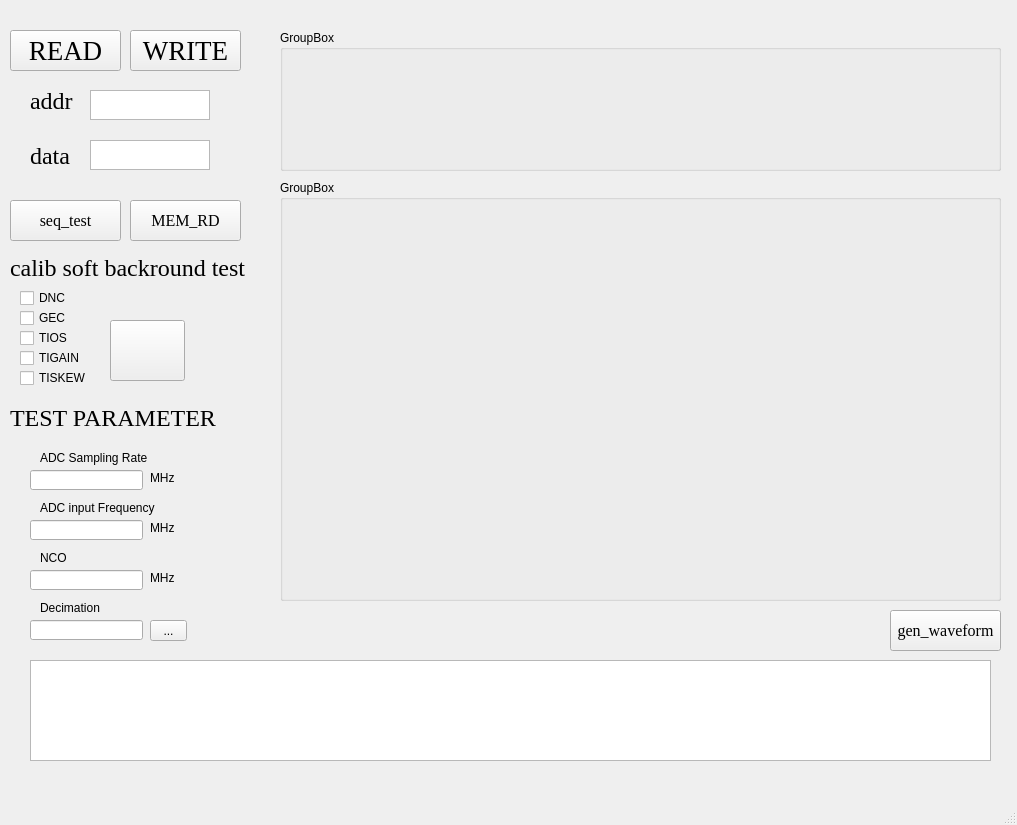
<?xml version="1.0" encoding="UTF-8"?>
<ui version="4.0">
 <class>MainWindow</class>
 <widget class="QMainWindow" name="MainWindow">
  <property name="geometry">
   <rect>
    <x>0</x>
    <y>0</y>
    <width>1017</width>
    <height>825</height>
   </rect>
  </property>
  <property name="windowTitle">
   <string>TEST_UI</string>
  </property>
  <widget class="QWidget" name="centralwidget">
   <widget class="QPushButton" name="pushButton">
    <property name="geometry">
     <rect>
      <x>110</x>
      <y>320</y>
      <width>75</width>
      <height>61</height>
     </rect>
    </property>
    <property name="text">
     <string/>
    </property>
   </widget>
   <widget class="QLineEdit" name="lineEdit">
    <property name="geometry">
     <rect>
      <x>30</x>
      <y>470</y>
      <width>113</width>
      <height>20</height>
     </rect>
    </property>
   </widget>
   <widget class="QToolButton" name="toolButton">
    <property name="geometry">
     <rect>
      <x>150</x>
      <y>620</y>
      <width>37</width>
      <height>21</height>
     </rect>
    </property>
    <property name="text">
     <string>...</string>
    </property>
   </widget>
   <widget class="QCheckBox" name="checkBox">
    <property name="geometry">
     <rect>
      <x>20</x>
      <y>290</y>
      <width>71</width>
      <height>16</height>
     </rect>
    </property>
    <property name="text">
     <string>DNC</string>
    </property>
   </widget>
   <widget class="QCheckBox" name="checkBox_2">
    <property name="geometry">
     <rect>
      <x>20</x>
      <y>310</y>
      <width>71</width>
      <height>16</height>
     </rect>
    </property>
    <property name="text">
     <string>GEC</string>
    </property>
   </widget>
   <widget class="QCheckBox" name="checkBox_3">
    <property name="geometry">
     <rect>
      <x>20</x>
      <y>330</y>
      <width>71</width>
      <height>16</height>
     </rect>
    </property>
    <property name="text">
     <string>TIOS</string>
    </property>
   </widget>
   <widget class="QCheckBox" name="checkBox_4">
    <property name="geometry">
     <rect>
      <x>20</x>
      <y>350</y>
      <width>71</width>
      <height>16</height>
     </rect>
    </property>
    <property name="text">
     <string>TIGAIN</string>
    </property>
   </widget>
   <widget class="QCheckBox" name="checkBox_5">
    <property name="geometry">
     <rect>
      <x>20</x>
      <y>370</y>
      <width>71</width>
      <height>16</height>
     </rect>
    </property>
    <property name="text">
     <string>TISKEW</string>
    </property>
   </widget>
   <widget class="QPushButton" name="pushButton_2">
    <property name="geometry">
     <rect>
      <x>10</x>
      <y>30</y>
      <width>111</width>
      <height>41</height>
     </rect>
    </property>
    <property name="font">
     <font>
      <family>Times New Roman</family>
      <pointsize>20</pointsize>
     </font>
    </property>
    <property name="text">
     <string>READ</string>
    </property>
   </widget>
   <widget class="QPushButton" name="pushButton_3">
    <property name="geometry">
     <rect>
      <x>130</x>
      <y>30</y>
      <width>111</width>
      <height>41</height>
     </rect>
    </property>
    <property name="font">
     <font>
      <family>Times New Roman</family>
      <pointsize>20</pointsize>
     </font>
    </property>
    <property name="text">
     <string>WRITE</string>
    </property>
   </widget>
   <widget class="QLabel" name="label_2">
    <property name="geometry">
     <rect>
      <x>30</x>
      <y>90</y>
      <width>51</width>
      <height>21</height>
     </rect>
    </property>
    <property name="font">
     <font>
      <family>Times New Roman</family>
      <pointsize>18</pointsize>
     </font>
    </property>
    <property name="text">
     <string>addr</string>
    </property>
   </widget>
   <widget class="QLabel" name="label">
    <property name="geometry">
     <rect>
      <x>30</x>
      <y>145</y>
      <width>51</width>
      <height>21</height>
     </rect>
    </property>
    <property name="font">
     <font>
      <family>Times New Roman</family>
      <pointsize>18</pointsize>
     </font>
    </property>
    <property name="text">
     <string>data</string>
    </property>
   </widget>
   <widget class="QTextEdit" name="textEdit">
    <property name="geometry">
     <rect>
      <x>90</x>
      <y>140</y>
      <width>120</width>
      <height>30</height>
     </rect>
    </property>
   </widget>
   <widget class="QTextEdit" name="textEdit_2">
    <property name="geometry">
     <rect>
      <x>90</x>
      <y>90</y>
      <width>120</width>
      <height>30</height>
     </rect>
    </property>
   </widget>
   <widget class="QLabel" name="label_3">
    <property name="geometry">
     <rect>
      <x>10</x>
      <y>260</y>
      <width>241</width>
      <height>16</height>
     </rect>
    </property>
    <property name="font">
     <font>
      <family>Times New Roman</family>
      <pointsize>18</pointsize>
     </font>
    </property>
    <property name="text">
     <string>calib soft backround test</string>
    </property>
   </widget>
   <widget class="QLabel" name="label_4">
    <property name="geometry">
     <rect>
      <x>10</x>
      <y>410</y>
      <width>241</width>
      <height>16</height>
     </rect>
    </property>
    <property name="font">
     <font>
      <family>Times New Roman</family>
      <pointsize>18</pointsize>
     </font>
    </property>
    <property name="text">
     <string>TEST PARAMETER</string>
    </property>
   </widget>
   <widget class="QToolButton" name="toolButton_2">
    <property name="geometry">
     <rect>
      <x>10</x>
      <y>200</y>
      <width>111</width>
      <height>41</height>
     </rect>
    </property>
    <property name="font">
     <font>
      <family>Times New Roman</family>
      <pointsize>12</pointsize>
     </font>
    </property>
    <property name="text">
     <string>seq_test</string>
    </property>
   </widget>
   <widget class="QPushButton" name="pushButton_4">
    <property name="geometry">
     <rect>
      <x>130</x>
      <y>200</y>
      <width>111</width>
      <height>41</height>
     </rect>
    </property>
    <property name="font">
     <font>
      <family>Times New Roman</family>
      <pointsize>12</pointsize>
     </font>
    </property>
    <property name="text">
     <string>MEM_RD</string>
    </property>
   </widget>
   <widget class="QLabel" name="label_5">
    <property name="geometry">
     <rect>
      <x>40</x>
      <y>450</y>
      <width>111</width>
      <height>16</height>
     </rect>
    </property>
    <property name="text">
     <string>ADC Sampling Rate</string>
    </property>
   </widget>
   <widget class="QLabel" name="label_6">
    <property name="geometry">
     <rect>
      <x>150</x>
      <y>470</y>
      <width>31</width>
      <height>16</height>
     </rect>
    </property>
    <property name="text">
     <string>MHz</string>
    </property>
   </widget>
   <widget class="QLabel" name="label_7">
    <property name="geometry">
     <rect>
      <x>40</x>
      <y>500</y>
      <width>121</width>
      <height>16</height>
     </rect>
    </property>
    <property name="text">
     <string>ADC input Frequency</string>
    </property>
   </widget>
   <widget class="QLineEdit" name="lineEdit_2">
    <property name="geometry">
     <rect>
      <x>30</x>
      <y>520</y>
      <width>113</width>
      <height>20</height>
     </rect>
    </property>
    <property name="text">
     <string/>
    </property>
   </widget>
   <widget class="QLabel" name="label_8">
    <property name="geometry">
     <rect>
      <x>150</x>
      <y>520</y>
      <width>31</width>
      <height>16</height>
     </rect>
    </property>
    <property name="text">
     <string>MHz</string>
    </property>
   </widget>
   <widget class="QLabel" name="label_9">
    <property name="geometry">
     <rect>
      <x>40</x>
      <y>550</y>
      <width>71</width>
      <height>16</height>
     </rect>
    </property>
    <property name="text">
     <string>NCO</string>
    </property>
   </widget>
   <widget class="QLineEdit" name="lineEdit_3">
    <property name="geometry">
     <rect>
      <x>30</x>
      <y>570</y>
      <width>113</width>
      <height>20</height>
     </rect>
    </property>
    <property name="text">
     <string/>
    </property>
   </widget>
   <widget class="QLabel" name="label_10">
    <property name="geometry">
     <rect>
      <x>150</x>
      <y>570</y>
      <width>31</width>
      <height>16</height>
     </rect>
    </property>
    <property name="text">
     <string>MHz</string>
    </property>
   </widget>
   <widget class="QLabel" name="label_11">
    <property name="geometry">
     <rect>
      <x>40</x>
      <y>600</y>
      <width>111</width>
      <height>16</height>
     </rect>
    </property>
    <property name="text">
     <string>Decimation</string>
    </property>
   </widget>
   <widget class="QLineEdit" name="lineEdit_4">
    <property name="geometry">
     <rect>
      <x>30</x>
      <y>620</y>
      <width>113</width>
      <height>20</height>
     </rect>
    </property>
    <property name="text">
     <string/>
    </property>
   </widget>
   <widget class="QTextBrowser" name="textBrowser">
    <property name="geometry">
     <rect>
      <x>30</x>
      <y>660</y>
      <width>961</width>
      <height>101</height>
     </rect>
    </property>
    <property name="focusPolicy">
     <enum>Qt::StrongFocus</enum>
    </property>
   </widget>
   <widget class="QGroupBox" name="groupBox">
    <property name="geometry">
     <rect>
      <x>280</x>
      <y>30</y>
      <width>721</width>
      <height>141</height>
     </rect>
    </property>
    <property name="title">
     <string>GroupBox</string>
    </property>
   </widget>
   <widget class="QGroupBox" name="groupBox_2">
    <property name="geometry">
     <rect>
      <x>280</x>
      <y>180</y>
      <width>721</width>
      <height>421</height>
     </rect>
    </property>
    <property name="title">
     <string>GroupBox</string>
    </property>
   </widget>
   <widget class="QPushButton" name="pushButton_5">
    <property name="geometry">
     <rect>
      <x>890</x>
      <y>610</y>
      <width>111</width>
      <height>41</height>
     </rect>
    </property>
    <property name="font">
     <font>
      <family>Times New Roman</family>
      <pointsize>12</pointsize>
     </font>
    </property>
    <property name="text">
     <string>gen_waveform</string>
    </property>
   </widget>
  </widget>
  <widget class="QMenuBar" name="menubar">
   <property name="geometry">
    <rect>
     <x>0</x>
     <y>0</y>
     <width>1017</width>
     <height>23</height>
    </rect>
   </property>
  </widget>
  <widget class="QStatusBar" name="statusbar"/>
 </widget>
 <resources/>
 <connections/>
</ui>
